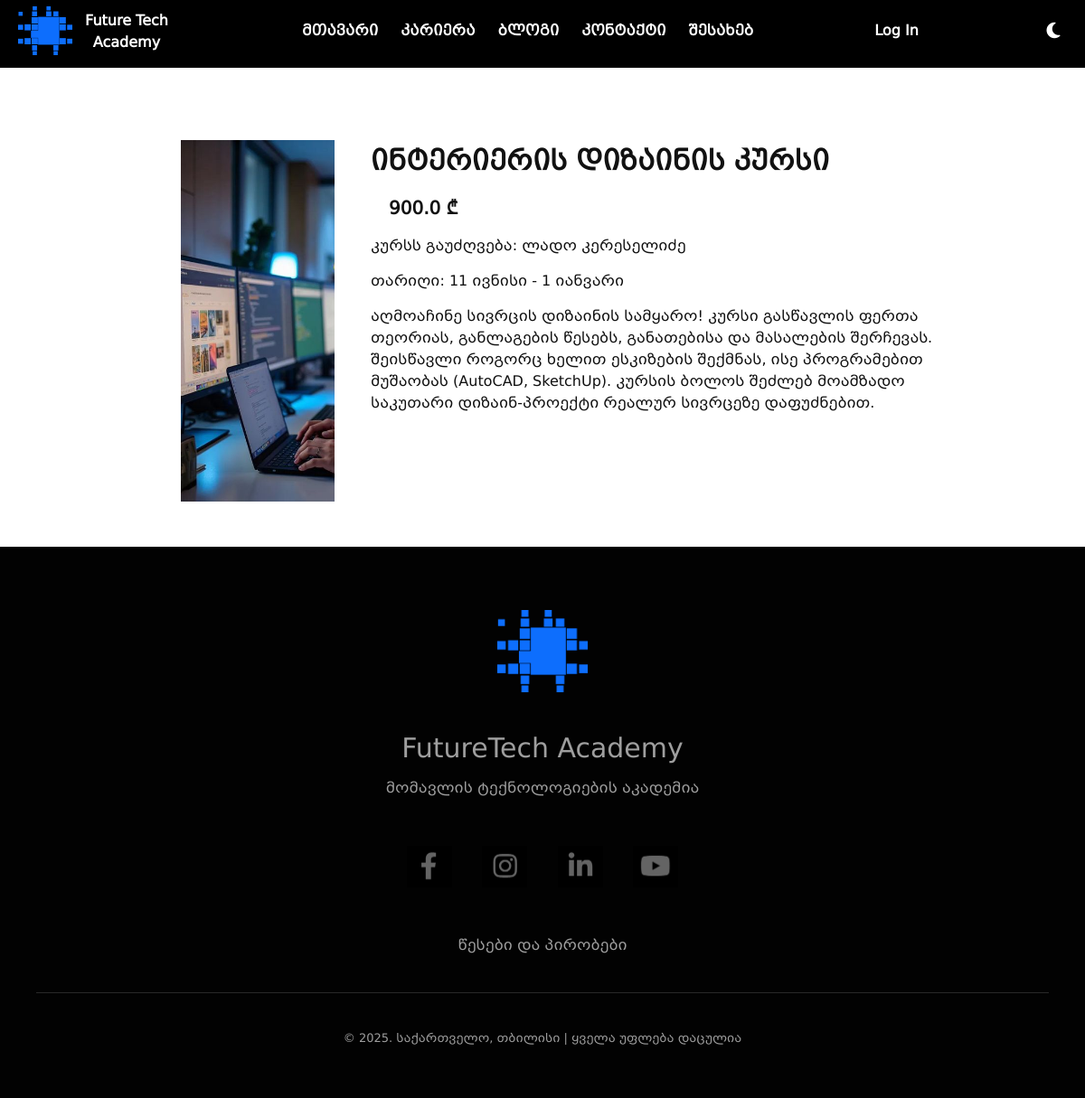
The app's page /view/4 with its own data.
### src/models/course.py (models this page shows, shortened)
class Course(BaseModel):
    __tablename__ = "courses"
    id = db.Column(db.Integer, primary_key=True)
    name = db.Column(db.String(100))
    price = db.Column(db.Float)
    prof = db.Column(db.String(100))
    img = db.Column(db.String(300))
    description = db.Column(db.String(1000))
    date = db.Column(db.String(50))
    user_courses = db.relationship("UserCourse", back_populates="course")

### src/views/course/routes.py (the view)
@course_blueprint.route("/view/<int:courses_id>")
def view_course(courses_id):
    chosen_course = Course.query.get(courses_id)
    return render_template("course/view_course.html", course=chosen_course)

### src/templates/course/view_course.html (shortened to what this page needs)
{% extends "partials/base.html" %}
{% block content %}
<div class="header-div" style="display: block; background-color: black;"></div>
<div class="course-info">
    <div class="prof"><img src="/static/upload/{{ course.img }}" alt="Course Professor"></div>
    <div class="course-description">
        <div class="title">{{ course.name }}</div>
        <div class="price">{{ course.price }} ₾</div>
        <div class="prof-name">კურსს გაუძღვება: {{ course.prof }}</div>
        <div class="date">თარიღი: {{ course.date }}</div>
        <div class="course-information">{{ course.description }}</div>
    </div>
</div>
{% endblock %}

### src/static/styles/css/style.css (style rules this page uses)
body { background-color: #fff; color: #111; }
* { margin: 0; padding: 0; box-sizing: border-box; }
body { font-family: "BPG Mrgvlovani Caps"; text-align: center; }
.header-div { display: none; height: 75px; background-color: transparent; }
.course-info { display: flex; padding: 80px 160px 50px 200px; width: 100%; }
.course-info .prof { width: 400px; height: 400px; margin-right: 40px; overflow: hidden; }
.course-info .prof img { width: 400px; height: 400px; -o-object-fit: cover; object-fit: cover; }
.course-info .course-description { max-width: 630px; text-align: left; display: flex; flex-direction: column; gap: 15px; }
.course-info .course-description .title { font-size: 30px; font-weight: bold; }
.course-info .course-description .price { font-size: 20px; font-weight: bold; margin-left: 20px; }
.course-info .course-description .course-information, .course-info .course-description .prof-name, .course-info .course-description .date { font-family: "BPG Mrgvlovani"; }

### records on screen
Course: img (picture), name "ინტერიერის დიზაინის კურსი", price "900.0", prof "ლადო კერესელიძე", date "11 ივნისი - 1 იანვარი", description "აღმოაჩინე სივრცის დიზაინის სამყარო! კურსი გასწავლის ფერთა თეორიას, განლაგების წესებს, განათებისა და მასალების შერჩევას. შეისწავლი როგორც ხელით ესკიზების შექმნას, ისე პროგრამებით მუშაობას (AutoCAD, SketchUp). კურსის ბოლოს შეძლებ მოამზადო საკუთარი დიზაინ-პროექტი რეალურ სივრცეზე დაფუძნებით."
